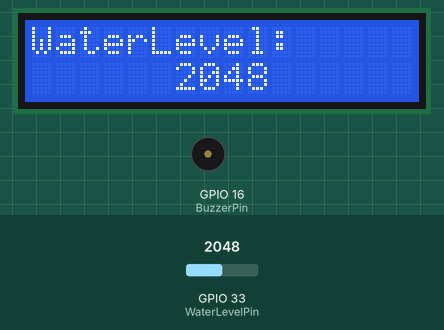
This sketch was run on a simulated ESP32. On the bench: 16×2 character LCD, buzzer (waves = sounding). The test bench sets the inputs (shaded band); at power-on: GPIO 33 (WaterLevelPin) = 2048.

Above: at 0.4 s.
1.3 s: GPIO 33 (WaterLevelPin) set to 1941
At 2.1 s:
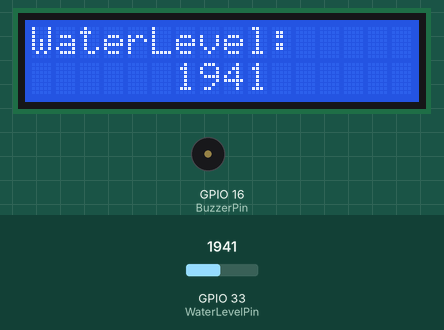
4.7 s: GPIO 33 (WaterLevelPin) set to 2040
At 4.97 s:
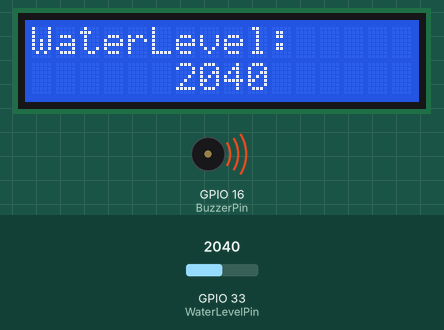
6.3 s: GPIO 33 (WaterLevelPin) set to 2047
At 7.1 s:
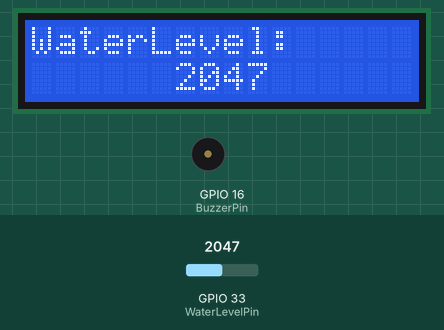
Timing chart, 0 to 13.9 s (numbered marks = the images above; inputs shaded):
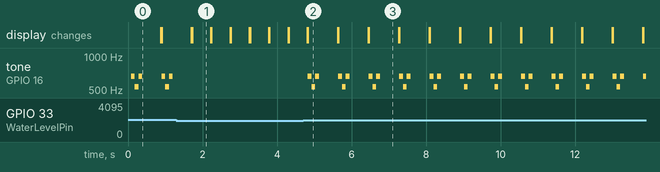

The sketch:

9.2Water-Level-Testing-System.ino
```cpp
#include <LiquidCrystal_I2C.h>

#define BuzzerPin 16
#define WaterLevelPin 33

LiquidCrystal_I2C lcd(0x27,16,2);

void setup() {

  //Initialize the serial port
  Serial.begin(9600);
  //Set the water level pin to input mode
  pinMode(WaterLevelPin,INPUT);

  //Initialize LCD
  lcd.init();
  //turn on the LCD backlight
  lcd.backlight();
  //clear displays on LCD
  lcd.clear();
}

void loop() {
  //Read the value of water level sensor
  int ReadValue = analogRead(WaterLevelPin);
  //Set the display position of cursor
  lcd.setCursor(0, 0);
  //Set the display position of characters
  lcd.print("WaterLevel:");
  lcd.setCursor(6, 1);
  lcd.print(ReadValue);

  //When the detected value exceeds the threshold, the buzzer starts to alarm
  if(ReadValue >= 2000)
  {
    tone(BuzzerPin,659);
    delay(100);
    tone(BuzzerPin,532);
    delay(100);
    tone(BuzzerPin,659);
    delay(100);
    noTone(BuzzerPin);  //Stop alarming
  }
  delay(500);
  lcd.clear();
}
```

Measured:
- after the input at 1.3 s, tone on GPIO 16 (BuzzerPin): stops changing and stays silent; the display: first differs from a run without the input after 0.42 s (image 1)
- after the input at 4.7 s, tone on GPIO 16 (BuzzerPin): plays 659 Hz for 0.10 s, 532 Hz for 0.10 s, 659 Hz for 0.10 s, 659 Hz for 0.10 s, 532 Hz for 0.10 s, 659 Hz for 0.10 s, starting after 0.13 s; the display: first differs from a run without the input after 0.13 s (image 2)
- after the input at 6.3 s, the display: first differs from a run without the input after 0.17 s (image 3)
- by itself, tone on GPIO 16 (BuzzerPin): plays 659 Hz for 0.10 s, 532 Hz for 0.10 s, 659 Hz for 0.10 s, 659 Hz for 0.10 s, 532 Hz for 0.10 s, 659 Hz for 0.10 s
- what the display in image 1 shows lasts 0.5 s, from 1.7 s to 2.2 s
- what the display in image 2 shows lasts 0.8 s, from 4.8 s to 5.6 s
